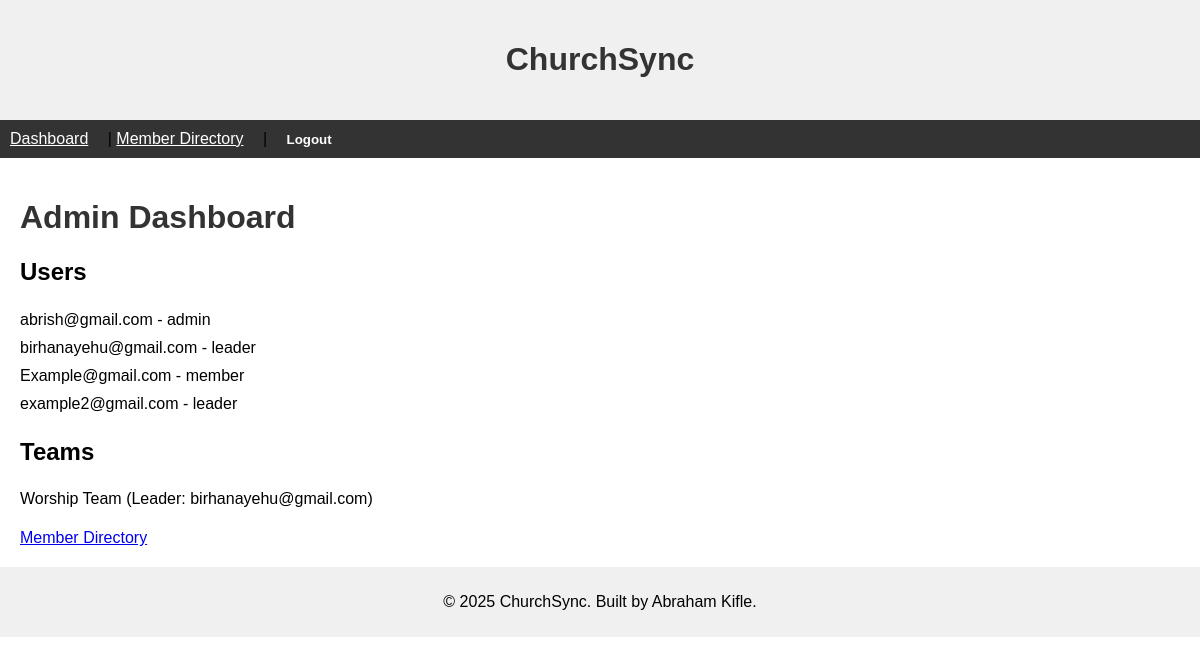
Before: /dashboard/admin/ (signed in) with the older database file.
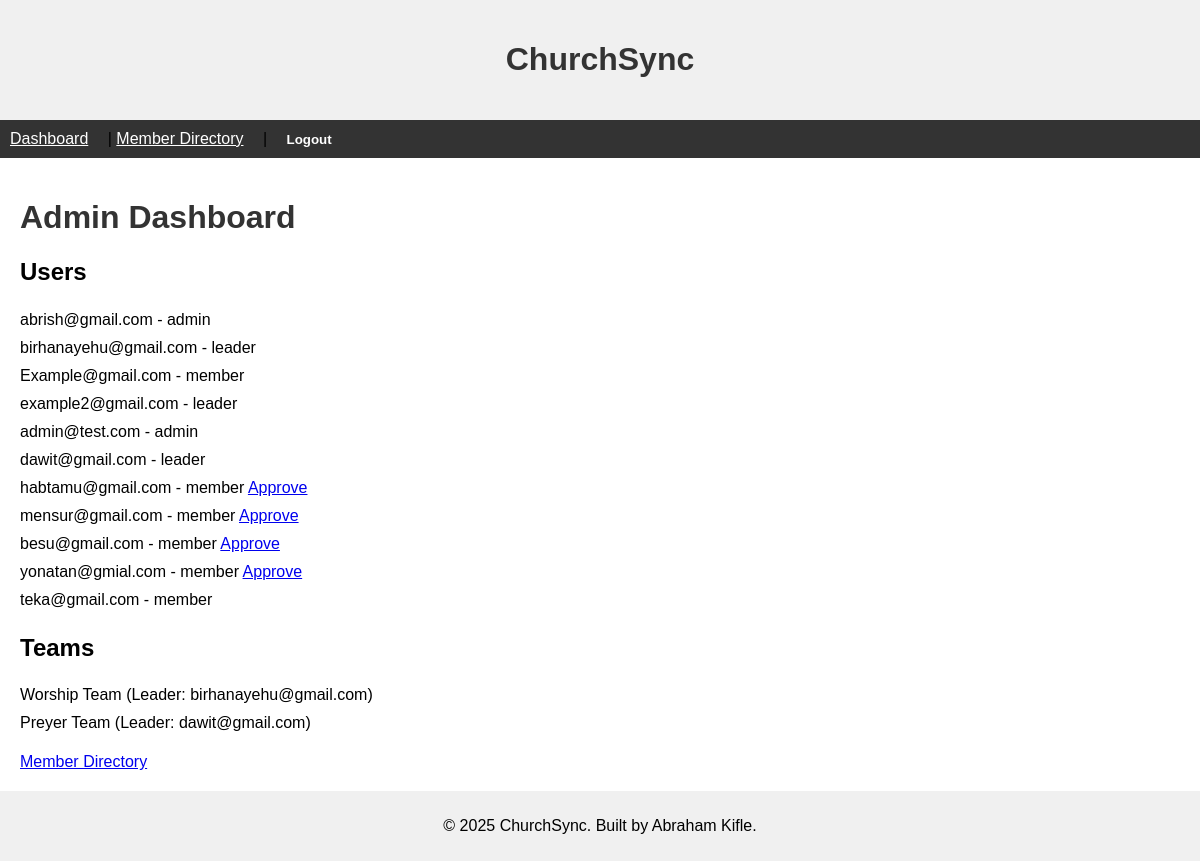
After: the same page with the newer database file.
### users/models.py (models this page shows, shortened)
class User(AbstractUser):
    username = None  # No username - using email instead
    email = models.EmailField(unique=True)  # Email is the ID, no repeats
    role = models.CharField(max_length=20, choices=[('admin', 'Admin'), ('leader', 'Leader'), ('member', 'Member')], default='member')
    is_approved = models.BooleanField(default=False)  # New users need approval
    objects = UserManager()  # Use my manager
    USERNAME_FIELD = 'email'  # Login with email
    REQUIRED_FIELDS = []  # Just email and password needed

### teams/models.py (models this page shows, shortened)
class Team(models.Model):
    name = models.CharField(max_length=100, unique=True)  # Team name, no repeats
    leader = models.ForeignKey(User, on_delete=models.CASCADE, related_name='led_teams')  # Who runs it

### users/views.py (the view)
# urls.py: path('dashboard/admin/', admin_dashboard, name='admin_dashboard'),  # Admin dashboard
def admin_dashboard(request):
    if not request.user.is_authenticated or request.user.role != 'admin':
        return redirect('login')
    users = User.objects.all()  # Grab all users
    teams = Team.objects.all()  # Grab all teams
    return render(request, 'admin_dashboard.html', {'users': users, 'teams': teams})

### templates/admin_dashboard.html (shortened to what this page needs)
{% extends 'base.html' %}
{% block content %}
    <h1>Admin Dashboard</h1>
    <h2>Users</h2>
    <ul>
        {% for user in users %}
            <li>{{ user.email }} - {{ user.role }}
                {% if not user.is_approved %}
                    <a href="{% url 'approve_user' user.id %}">Approve</a>
                {% endif %}
            </li>
        {% endfor %}
    </ul>
    <h2>Teams</h2>
    <ul>
        {% for team in teams %}
            <li>{{ team.name }} (Leader: {{ team.leader.email }})</li>
        {% endfor %}
    </ul>
    <a href="{% url 'member_directory' %}">Member Directory</a>
{% endblock %}

### templates/base.html (shortened to what this page needs)
{% load static %}
<!DOCTYPE html>
<html lang="en">
<head>
    <link rel="stylesheet" href="{% static 'css/styles.css' %}">
</head>
<body>
    <header>
        <h1>ChurchSync</h1>
    </header>
    <nav>
        {% if user.is_authenticated %}
            {% if user.role == 'admin' %}
                <a href="{% url 'admin_dashboard' %}">Dashboard</a> |
            {% elif user.role == 'leader' %}
                {% if user.led_teams.exists %}
                    <a href="{% url 'leader_dashboard' user.led_teams.first.id %}">Dashboard</a> |
                {% else %}
                    <a href="#">No Team Assigned</a> |
                {% endif %}
            {% elif user.role == 'member' %}
                <a href="{% url 'member_dashboard' %}">Dashboard</a> |
            {% endif %}
            <a href="{% url 'member_directory' %}">Member Directory</a> |
            <form action="{% url 'logout' %}" method="post" style="display: inline;">
                <button type="submit" class="nav-logout">Logout</button>
            </form>
        {% else %}
            <a href="{% url 'login' %}">Login</a>
        {% endif %}
    </nav>
    <div class="content">
        {% block content %}{% endblock %}
    </div>
    <footer>
        <p>© 2025 ChurchSync. Built by Abraham Kifle.</p>
    </footer>
</body>
</html>

### static/css/styles.css (style rules this page uses)
body { font-family: Arial, sans-serif; margin: 0; }
header { text-align: center; padding: 20px; background-color: #f0f0f0; }
nav { background-color: #333; padding: 10px; }
nav a { color: white; margin-right: 15px; }
.content { padding: 20px; }
footer { text-align: center; padding: 10px; background-color: #f0f0f0; }
h1 { color: #333; }
ul { list-style-type: none; padding: 0; }
li { padding: 5px 0; }
form { margin-top: 10px; }
.nav-logout { background: none; border: none; color: white; text-decoration: none; font-weight: bold; padding: 0; margin: 0 15px; cursor: pointer; }

Changed rows visible on the page:
added User: email "admin@test.com", role "admin"
added User: email "dawit@gmail.com", role "leader"
added User: email "habtamu@gmail.com", role "member", is_approved "Approve"
added User: email "mensur@gmail.com", role "member", is_approved "Approve"
added User: email "besu@gmail.com", role "member", is_approved "Approve"
added User: email "yonatan@gmial.com", role "member", is_approved "Approve"
added User: email "teka@gmail.com", role "member"
added Team: name "Preyer Team", leader.email "dawit@gmail.com"
